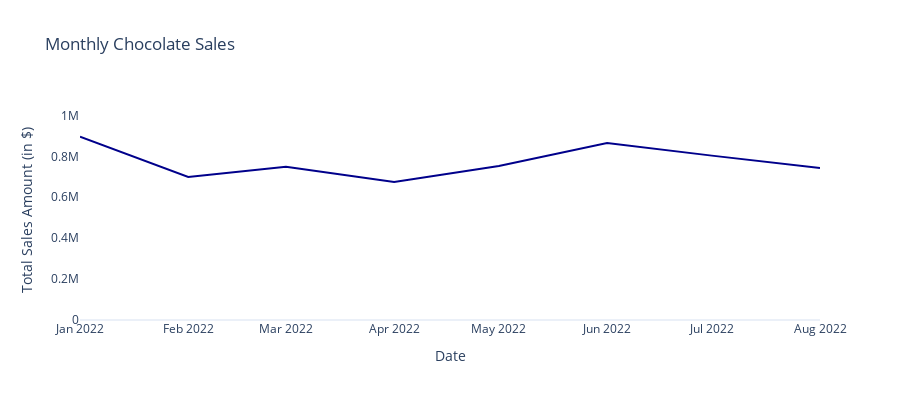

The notebook cell saved with this chart:
### Markdown cell above
### **Sales trend over trend (Monthly)**

### Code cell
monthly_sales = df.groupby(pd.Grouper(key='Date', freq='MS'))['Amount'].sum().reset_index(drop=False)

plot_line('Monthly Chocolate Sales', monthly_sales,'Date', 'Amount', True)

### Figure 1 — Plotly figure (JSON) as saved in the notebook; plotly's stock layout.template omitted (floating-point values rounded to 4 significant figures)
{"data": [{"hovertemplate": "<b>Date:</b> %{x}<br><b>Amount:</b> $%{y:,.0f}<extra></extra>", "line": {"color": "darkblue", "width": 2}, "mode": "lines", "type": "scatter", "x": ["2022-01-01T00:00:00.000000000", "2022-02-01T00:00:00.000000000", "2022-03-01T00:00:00.000000000", "2022-04-01T00:00:00.000000000", "2022-05-01T00:00:00.000000000", "2022-06-01T00:00:00.000000000", "2022-07-01T00:00:00.000000000", "2022-08-01T00:00:00.000000000"], "y": [896100.0, 699400.0, 749500.0, 674100.0, 752900.0, 865100.0, 803400.0, 743100.0]}], "layout": {"height": 400, "hoverlabel": {"bgcolor": "#333333", "bordercolor": "#333333", "font": {"color": "white", "size": 14}}, "hovermode": "x", "title": {"text": "Monthly Chocolate Sales"}, "xaxis": {"showgrid": false, "tickangle": 0, "title": {"text": "Date"}}, "yaxis": {"range": [0, 1075326], "showgrid": false, "title": {"text": "Total Sales Amount (in $)"}}}}
